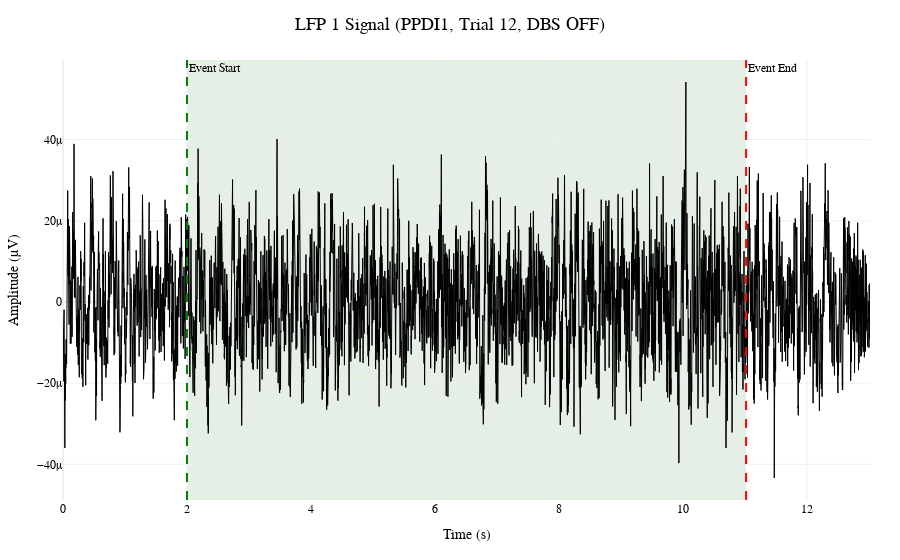

Notebook cell for this chart:
### Code cell
plot_trial_channel(
    trial_df,
    channel="LFP_1",
)

### Figure 1 — Plotly figure (JSON) as saved in the notebook; plotly's stock layout.template omitted (floating-point values rounded to 4 significant figures; data arrays with more than 128 entries replaced by an {"elided": "..."} marker saying what was removed)
{"data": [{"line": {"color": "black", "width": 1}, "mode": "lines", "name": "LFP_1", "type": "scatter", "x": {"elided": "13019 float values"}, "y": {"elided": "13019 float values"}}], "layout": {"annotations": [{"showarrow": false, "text": "Event Start", "x": 2, "xanchor": "left", "xref": "x", "y": 1, "yanchor": "top", "yref": "y domain"}, {"showarrow": false, "text": "Event End", "x": 11.02, "xanchor": "left", "xref": "x", "y": 1, "yanchor": "top", "yref": "y domain"}], "font": {"color": "black", "family": "Times New Roman", "size": 12}, "legend": {"font": {"family": "Times New Roman", "size": 12}}, "margin": {"b": 60, "l": 60, "r": 30, "t": 60}, "shapes": [{"fillcolor": "rgba(0, 100, 0, 0.1)", "layer": "below", "line": {"width": 0}, "type": "rect", "x0": 2, "x1": 11.02, "xref": "x", "y0": 0, "y1": 1, "yref": "y domain"}, {"line": {"color": "green", "dash": "dash"}, "type": "line", "x0": 2, "x1": 2, "xref": "x", "y0": 0, "y1": 1, "yref": "y domain"}, {"line": {"color": "red", "dash": "dash"}, "type": "line", "x0": 11.02, "x1": 11.02, "xref": "x", "y0": 0, "y1": 1, "yref": "y domain"}], "showlegend": false, "title": {"font": {"family": "Times New Roman", "size": 18}, "text": "LFP 1 Signal (PPDI1, Trial 12, DBS OFF)", "x": 0.5}, "xaxis": {"title": {"font": {"family": "Times New Roman", "size": 14}, "text": "Time (s)"}}, "yaxis": {"title": {"font": {"family": "Times New Roman", "size": 14}, "text": "Amplitude (µV)"}}}}
